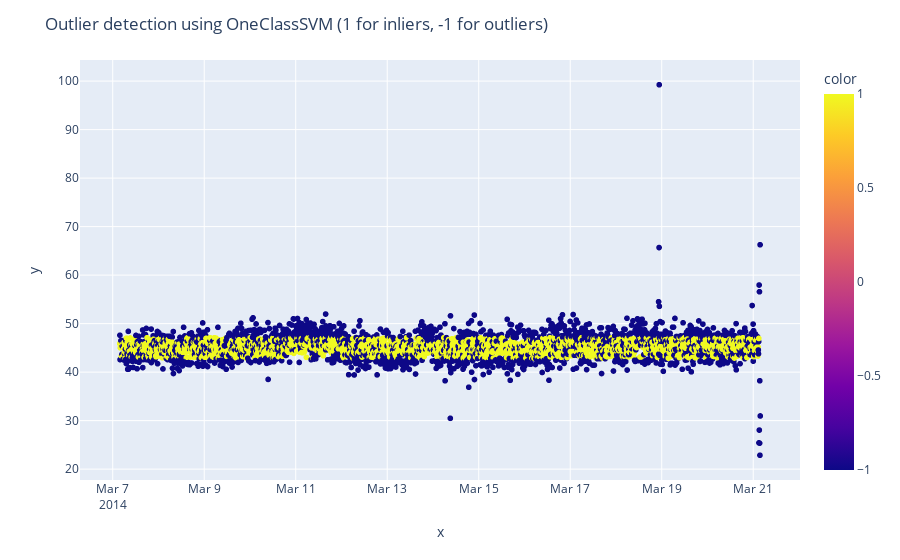

Notebook cell for this chart:
### Markdown cell above
### OneClassSVM

### Code cell
clf = OneClassSVM(gamma='auto')
clf.fit([[i] for i in train.value])
data['OneClassSVM'] = clf.predict([[i] for i in data.value])
fig = px.scatter(x=data.timestamp, y=data.value,color=data.OneClassSVM)
fig.update_layout(title = "Outlier detection using OneClassSVM (1 for inliers, -1 for outliers)")
fig.show()

### Figure 1 — Plotly figure (JSON) as saved in the notebook; plotly's stock layout.template omitted (floating-point values rounded to 4 significant figures; data arrays with more than 128 entries replaced by an {"elided": "..."} marker saying what was removed)
{"data": [{"hovertemplate": "x=%{x}<br>y=%{y}<br>color=%{marker.color}<extra></extra>", "legendgroup": "", "marker": {"color": {"elided": "4032 int values"}, "coloraxis": "coloraxis", "symbol": "circle"}, "mode": "markers", "name": "", "showlegend": false, "type": "scattergl", "x": {"elided": "4032 str values"}, "xaxis": "x", "y": {"elided": "4032 float values"}, "yaxis": "y"}], "layout": {"coloraxis": {"colorbar": {"title": {"text": "color"}}, "colorscale": [[0, "#0d0887"], [0.1111, "#46039f"], [0.2222, "#7201a8"], [0.3333, "#9c179e"], [0.4444, "#bd3786"], [0.5556, "#d8576b"], [0.6667, "#ed7953"], [0.7778, "#fb9f3a"], [0.8889, "#fdca26"], [1, "#f0f921"]]}, "legend": {"tracegroupgap": 0}, "margin": {"t": 60}, "title": {"text": "Outlier detection using OneClassSVM (1 for inliers, -1 for outliers)"}, "xaxis": {"anchor": "y", "domain": [0, 1], "title": {"text": "x"}}, "yaxis": {"anchor": "x", "domain": [0, 1], "title": {"text": "y"}}}}
